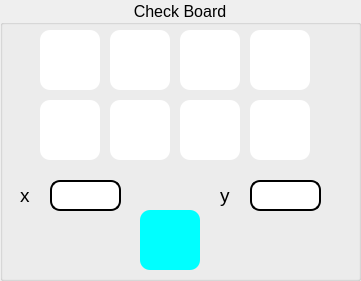
     <widget class="QGroupBox" name="groupBox_KINEMATIC_3">
      <property name="enabled">
       <bool>true</bool>
      </property>
      <property name="geometry">
       <rect>
        <x>300</x>
        <y>330</y>
        <width>361</width>
        <height>281</height>
       </rect>
      </property>
      <property name="maximumSize">
       <size>
        <width>16777210</width>
        <height>16777210</height>
       </size>
      </property>
      <property name="font">
       <font>
        <pointsize>12</pointsize>
        <weight>50</weight>
        <bold>false</bold>
       </font>
      </property>
      <property name="layoutDirection">
       <enum>Qt::LeftToRight</enum>
      </property>
      <property name="title">
       <string>Check Board</string>
      </property>
      <property name="alignment">
       <set>Qt::AlignCenter</set>
      </property>
      <property name="flat">
       <bool>false</bool>
      </property>
      <property name="checkable">
       <bool>false</bool>
      </property>
      <widget class="QPushButton" name="pushButton_check_2">
       <property name="geometry">
        <rect>
         <x>110</x>
         <y>30</y>
         <width>60</width>
         <height>60</height>
        </rect>
       </property>
       <property name="styleSheet">
        <string notr="true">QPushButton{
border-radius: 10px;
background-color: rgb(255, 255, 255);
}
QPushButton:pressed {
    padding-top: 5px;
    padding-left: 5px;
}
</string>
       </property>
       <property name="text">
        <string/>
       </property>
       <property name="icon">
        <iconset>
         <normaloff>../Icon/Square_2.png</normaloff>../Icon/Square_2.png</iconset>
       </property>
       <property name="iconSize">
        <size>
         <width>70</width>
         <height>70</height>
        </size>
       </property>
      </widget>
      <widget class="QPushButton" name="pushButton_check_3">
       <property name="geometry">
        <rect>
         <x>180</x>
         <y>30</y>
         <width>60</width>
         <height>60</height>
        </rect>
       </property>
       <property name="styleSheet">
        <string notr="true">QPushButton{
border-radius: 10px;
background-color: rgb(255, 255, 255);
}
QPushButton:pressed {
    padding-top: 5px;
    padding-left: 5px;
}
</string>
       </property>
       <property name="text">
        <string/>
       </property>
       <property name="icon">
        <iconset>
         <normaloff>../Icon/Square_3.png</normaloff>../Icon/Square_3.png</iconset>
       </property>
       <property name="iconSize">
        <size>
         <width>60</width>
         <height>60</height>
        </size>
       </property>
      </widget>
      <widget class="QPushButton" name="pushButton_check_6">
       <property name="geometry">
        <rect>
         <x>110</x>
         <y>100</y>
         <width>60</width>
         <height>60</height>
        </rect>
       </property>
       <property name="styleSheet">
        <string notr="true">QPushButton{
border-radius: 10px;
background-color: rgb(255, 255, 255);
}
QPushButton:pressed {
    padding-top: 5px;
    padding-left: 5px;
}
</string>
       </property>
       <property name="text">
        <string/>
       </property>
       <property name="icon">
        <iconset>
         <normaloff>../Icon/Square_6.png</normaloff>../Icon/Square_6.png</iconset>
       </property>
       <property name="iconSize">
        <size>
         <width>60</width>
         <height>60</height>
        </size>
       </property>
      </widget>
      <widget class="QPushButton" name="pushButton_check_8">
       <property name="geometry">
        <rect>
         <x>250</x>
         <y>100</y>
         <width>60</width>
         <height>60</height>
        </rect>
       </property>
       <property name="styleSheet">
        <string notr="true">QPushButton{
border-radius: 10px;
background-color: rgb(255, 255, 255);
}
QPushButton:pressed {
    padding-top: 5px;
    padding-left: 5px;
}
</string>
       </property>
       <property name="text">
        <string/>
       </property>
       <property name="icon">
        <iconset>
         <normaloff>../Icon/Square_8.png</normaloff>../Icon/Square_8.png</iconset>
       </property>
       <property name="iconSize">
        <size>
         <width>60</width>
         <height>60</height>
        </size>
       </property>
      </widget>
      <widget class="QPushButton" name="pushButton_check_4">
       <property name="geometry">
        <rect>
         <x>250</x>
         <y>30</y>
         <width>60</width>
         <height>60</height>
        </rect>
       </property>
       <property name="styleSheet">
        <string notr="true">QPushButton{
border-radius: 10px;
background-color: rgb(255, 255, 255);
}
QPushButton:pressed {
    padding-top: 5px;
    padding-left: 5px;
}
</string>
       </property>
       <property name="text">
        <string/>
       </property>
       <property name="icon">
        <iconset>
         <normaloff>../Icon/Square_4.png</normaloff>../Icon/Square_4.png</iconset>
       </property>
       <property name="iconSize">
        <size>
         <width>80</width>
         <height>80</height>
        </size>
       </property>
      </widget>
      <widget class="QPushButton" name="pushButton_check_5">
       <property name="geometry">
        <rect>
         <x>40</x>
         <y>100</y>
         <width>60</width>
         <height>60</height>
        </rect>
       </property>
       <property name="styleSheet">
        <string notr="true">QPushButton{
border-radius: 10px;
background-color: rgb(255, 255, 255);
}
QPushButton:pressed {
    padding-top: 5px;
    padding-left: 5px;
}
</string>
       </property>
       <property name="text">
        <string/>
       </property>
       <property name="icon">
        <iconset>
         <normaloff>../Icon/Square_5.png</normaloff>../Icon/Square_5.png</iconset>
       </property>
       <property name="iconSize">
        <size>
         <width>80</width>
         <height>80</height>
        </size>
       </property>
      </widget>
      <widget class="QPushButton" name="pushButton_check_7">
       <property name="geometry">
        <rect>
         <x>180</x>
         <y>100</y>
         <width>60</width>
         <height>60</height>
        </rect>
       </property>
       <property name="styleSheet">
        <string notr="true">QPushButton{
border-radius: 10px;
background-color: rgb(255, 255, 255);
}
QPushButton:pressed {
    padding-top: 5px;
    padding-left: 5px;
}
</string>
       </property>
       <property name="text">
        <string/>
       </property>
       <property name="icon">
        <iconset>
         <normaloff>../Icon/Square_7.png</normaloff>../Icon/Square_7.png</iconset>
       </property>
       <property name="iconSize">
        <size>
         <width>80</width>
         <height>80</height>
        </size>
       </property>
      </widget>
      <widget class="QPushButton" name="pushButton_check_1">
       <property name="geometry">
        <rect>
         <x>40</x>
         <y>30</y>
         <width>60</width>
         <height>60</height>
        </rect>
       </property>
       <property name="styleSheet">
        <string notr="true">QPushButton{
border-radius: 10px;
background-color: rgb(255, 255, 255);
}
QPushButton:pressed {
    padding-top: 5px;
    padding-left: 5px;
}
</string>
       </property>
       <property name="text">
        <string/>
       </property>
       <property name="icon">
        <iconset>
         <normaloff>../Icon/Square_1.png</normaloff>../Icon/Square_1.png</iconset>
       </property>
       <property name="iconSize">
        <size>
         <width>60</width>
         <height>60</height>
        </size>
       </property>
      </widget>
      <widget class="QLabel" name="label_22">
       <property name="geometry">
        <rect>
         <x>20</x>
         <y>180</y>
         <width>31</width>
         <height>31</height>
        </rect>
       </property>
       <property name="font">
        <font>
         <pointsize>12</pointsize>
        </font>
       </property>
       <property name="text">
        <string>&lt;html&gt;&lt;head/&gt;&lt;body&gt;&lt;p&gt;&lt;span style=&quot; font-size:14pt;&quot;&gt;x&lt;/span&gt;&lt;/p&gt;&lt;/body&gt;&lt;/html&gt;</string>
       </property>
      </widget>
      <widget class="QLineEdit" name="lineEdit_check_x">
       <property name="geometry">
        <rect>
         <x>50</x>
         <y>180</y>
         <width>71</width>
         <height>31</height>
        </rect>
       </property>
       <property name="font">
        <font>
         <pointsize>12</pointsize>
        </font>
       </property>
       <property name="styleSheet">
        <string notr="true">QLineEdit{
border: 2px solid rgb(0, 0, 0);
border-radius: 10px;
}</string>
       </property>
       <property name="text">
        <string/>
       </property>
       <property name="placeholderText">
        <string/>
       </property>
      </widget>
      <widget class="QLineEdit" name="lineEdit_check_y">
       <property name="geometry">
        <rect>
         <x>250</x>
         <y>180</y>
         <width>71</width>
         <height>31</height>
        </rect>
       </property>
       <property name="font">
        <font>
         <pointsize>12</pointsize>
        </font>
       </property>
       <property name="styleSheet">
        <string notr="true">QLineEdit{
border: 2px solid rgb(0, 0, 0);
border-radius: 10px;
}</string>
       </property>
       <property name="text">
        <string/>
       </property>
      </widget>
      <widget class="QLabel" name="label_23">
       <property name="geometry">
        <rect>
         <x>220</x>
         <y>180</y>
         <width>31</width>
         <height>31</height>
        </rect>
       </property>
       <property name="font">
        <font>
         <pointsize>12</pointsize>
        </font>
       </property>
       <property name="text">
        <string>&lt;html&gt;&lt;head/&gt;&lt;body&gt;&lt;p&gt;&lt;span style=&quot; font-size:14pt;&quot;&gt;y&lt;/span&gt;&lt;/p&gt;&lt;/body&gt;&lt;/html&gt;</string>
       </property>
      </widget>
      <widget class="QPushButton" name="pushButton_check_xy">
       <property name="geometry">
        <rect>
         <x>140</x>
         <y>210</y>
         <width>60</width>
         <height>60</height>
        </rect>
       </property>
       <property name="font">
        <font>
         <pointsize>12</pointsize>
        </font>
       </property>
       <property name="styleSheet">
        <string notr="true">
QPushButton{
border-radius: 10px;
background-color: #00ffff;
}

QPushButton:pressed {
    padding-top: 5px;
    padding-left: 5px;
}
</string>
       </property>
       <property name="text">
        <string/>
       </property>
       <property name="icon">
        <iconset>
         <normaloff>../Icon/Position.png</normaloff>../Icon/Position.png</iconset>
       </property>
       <property name="iconSize">
        <size>
         <width>50</width>
         <height>50</height>
        </size>
       </property>
      </widget>
     </widget>
